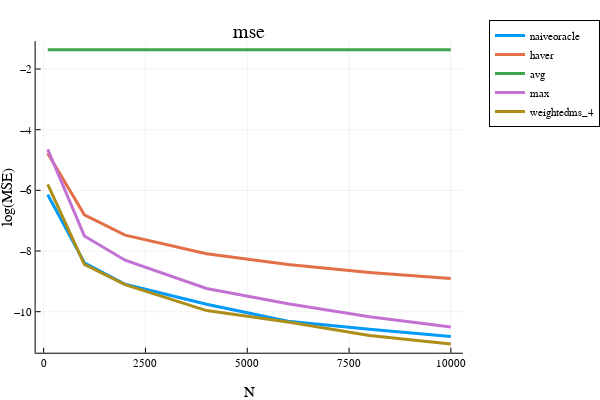

Notebook code for this chart:
### Code cell
x = opt.N_ary
i = 1; plot(x, log.(mse[:,i]), label=estimator_names[i], linewidth=3)
i = 2; plot!(x, log.(mse[:,i]), label=estimator_names[i], linewidth=3)
i = 3; plot!(x, log.(mse[:,i]), label=estimator_names[i], linewidth=3) 
i = 4; plot!(x, log.(mse[:,i]), label=estimator_names[i], linewidth=3)
i = 5; plot!(x, log.(mse[:,i]), label=estimator_names[i], linewidth=3)
# i = 6; plot!(x, log.(mse[:,i]), label=estimator_names[i], linewidth=3)
plot!(xlabel="N", ylabel="log(MSE)", legend=:outertopright)  
title!("mse")

### Figure 1 — Plotly figure (JSON) as saved in the notebook; plotly's stock layout.template omitted (floating-point values rounded to 4 significant figures)
{"data": [{"colorbar": {"title": {"text": ""}}, "legendgroup": "naiveoracle", "line": {"color": "rgba(0, 154, 250, 1.000)", "dash": "solid", "shape": "linear", "width": 3}, "mode": "lines", "name": "naiveoracle", "showlegend": true, "type": "scatter", "x": [100, 1000, 2000, 4000, 6000, 8000, 10000], "xaxis": "x", "y": [-6.143, -8.386, -9.096, -9.755, -10.31, -10.58, -10.82], "yaxis": "y", "zmax": null, "zmin": null}, {"colorbar": {"title": {"text": ""}}, "legendgroup": "haver", "line": {"color": "rgba(227, 111, 71, 1.000)", "dash": "solid", "shape": "linear", "width": 3}, "mode": "lines", "name": "haver", "showlegend": true, "type": "scatter", "x": [100, 1000, 2000, 4000, 6000, 8000, 10000], "xaxis": "x", "y": [-4.78, -6.804, -7.476, -8.087, -8.448, -8.705, -8.904], "yaxis": "y", "zmax": null, "zmin": null}, {"colorbar": {"title": {"text": ""}}, "legendgroup": "avg", "line": {"color": "rgba(62, 164, 78, 1.000)", "dash": "solid", "shape": "linear", "width": 3}, "mode": "lines", "name": "avg", "showlegend": true, "type": "scatter", "x": [100, 1000, 2000, 4000, 6000, 8000, 10000], "xaxis": "x", "y": [-1.369, -1.369, -1.369, -1.369, -1.369, -1.369, -1.369], "yaxis": "y", "zmax": null, "zmin": null}, {"colorbar": {"title": {"text": ""}}, "legendgroup": "max", "line": {"color": "rgba(195, 113, 210, 1.000)", "dash": "solid", "shape": "linear", "width": 3}, "mode": "lines", "name": "max", "showlegend": true, "type": "scatter", "x": [100, 1000, 2000, 4000, 6000, 8000, 10000], "xaxis": "x", "y": [-4.651, -7.502, -8.302, -9.235, -9.74, -10.16, -10.51], "yaxis": "y", "zmax": null, "zmin": null}, {"colorbar": {"title": {"text": ""}}, "legendgroup": "weightedms_4", "line": {"color": "rgba(172, 142, 24, 1.000)", "dash": "solid", "shape": "linear", "width": 3}, "mode": "lines", "name": "weightedms_4", "showlegend": true, "type": "scatter", "x": [100, 1000, 2000, 4000, 6000, 8000, 10000], "xaxis": "x", "y": [-5.805, -8.442, -9.108, -9.964, -10.34, -10.79, -11.06], "yaxis": "y", "zmax": null, "zmin": null}], "layout": {"annotations": [{"font": {"color": "rgba(0, 0, 0, 1)", "family": "sans-serif", "size": 20}, "rotation": 0, "showarrow": false, "text": "mse", "x": 0.535, "xanchor": "center", "xref": "paper", "y": 1, "yanchor": "top", "yref": "paper"}], "height": 400, "legend": {"bgcolor": "rgba(255, 255, 255, 1.000)", "bordercolor": "rgba(0, 0, 0, 1)", "borderwidth": 1, "font": {"color": "rgba(0, 0, 0, 1)", "family": "sans-serif", "size": 11}, "title": {"font": {"color": "rgba(0, 0, 0, 1)", "family": "sans-serif", "size": 15}, "text": ""}, "tracegroupgap": 0, "traceorder": "normal", "x": 1.05, "xanchor": "upper", "y": 1, "yanchor": "right"}, "margin": {"b": 20, "l": 0, "r": 0, "t": 20}, "paper_bgcolor": "rgba(255, 255, 255, 1.000)", "plot_bgcolor": "rgba(255, 255, 255, 1.000)", "showlegend": true, "width": 600, "xaxis": {"anchor": "y", "domain": [0.07647, 0.9934], "gridcolor": "rgba(0, 0, 0, 0.1)", "gridwidth": 0.5, "linecolor": "rgba(0, 0, 0, 1)", "mirror": false, "range": [-197, 10297], "showgrid": true, "showline": true, "showticklabels": true, "tickangle": 0, "tickcolor": "rgb(0, 0, 0)", "tickfont": {"color": "rgba(0, 0, 0, 1)", "family": "sans-serif", "size": 11}, "tickmode": "array", "ticks": "inside", "ticktext": ["0", "2500", "5000", "7500", "10000"], "tickvals": [0, 2500, 5000, 7500, 10000], "title": {"font": {"color": "rgba(0, 0, 0, 1)", "family": "sans-serif", "size": 15}, "text": "N"}, "type": "linear", "visible": true, "zeroline": false, "zerolinecolor": "rgba(0, 0, 0, 1)"}, "yaxis": {"anchor": "x", "domain": [0.07581, 0.9415], "gridcolor": "rgba(0, 0, 0, 0.1)", "gridwidth": 0.5, "linecolor": "rgba(0, 0, 0, 1)", "mirror": false, "range": [-11.35, -1.078], "showgrid": true, "showline": true, "showticklabels": true, "tickangle": 0, "tickcolor": "rgb(0, 0, 0)", "tickfont": {"color": "rgba(0, 0, 0, 1)", "family": "sans-serif", "size": 11}, "tickmode": "array", "ticks": "inside", "ticktext": ["−10", "−8", "−6", "−4", "−2"], "tickvals": [-10, -8, -6, -4, -2], "title": {"font": {"color": "rgba(0, 0, 0, 1)", "family": "sans-serif", "size": 15}, "text": "log(MSE)"}, "type": "linear", "visible": true, "zeroline": false, "zerolinecolor": "rgba(0, 0, 0, 1)"}}}
